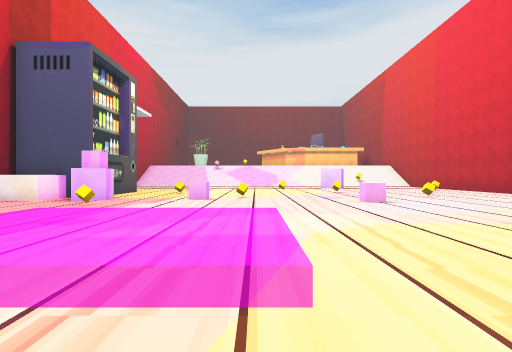
View 1 (above)

21 first-person views from a walk through a scene from a Unity 3-D project. The camera is 1.3 m above the floor, looks level and sees 75° across. The floor is counted in squares, 2 m on a side. Each view is taken from the middle of a square. On the plan, view 1 faces up. The plan holds only what a view shows up to about 10 squares ahead; the rest is blank. The place goes on beyond the plan. The player character is not drawn. Door leaves are left out, so doorways stand open. Some surface patterns are stand-ins.

View 2
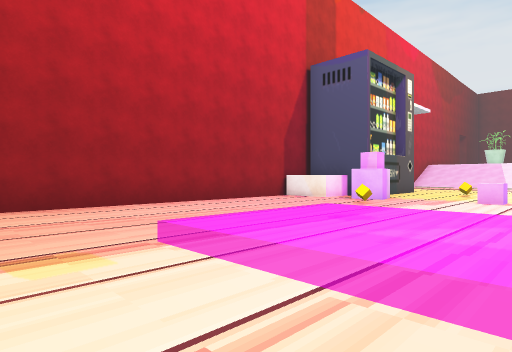

View 3
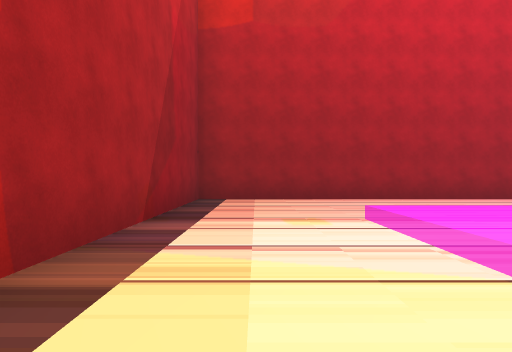

View 4
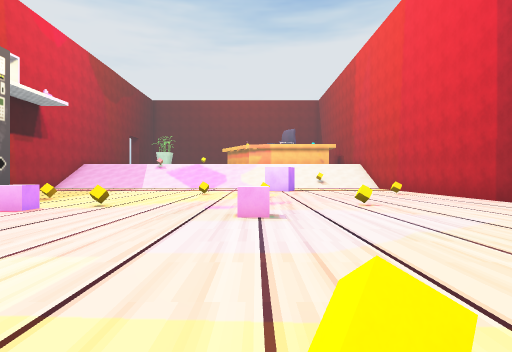

View 5
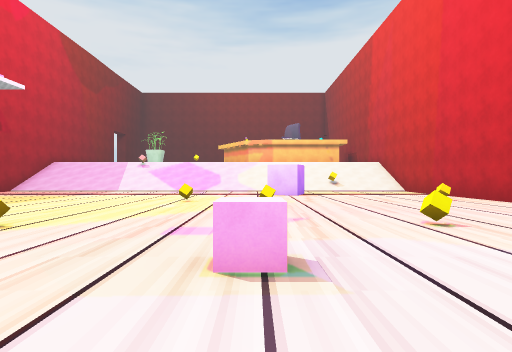

View 6
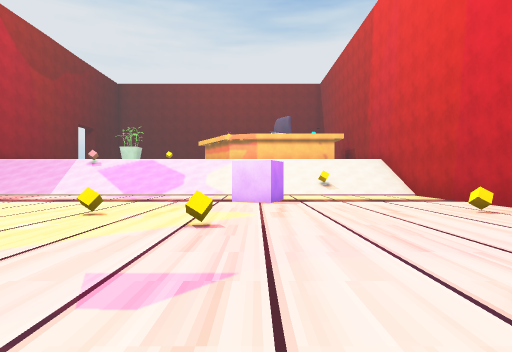

View 7
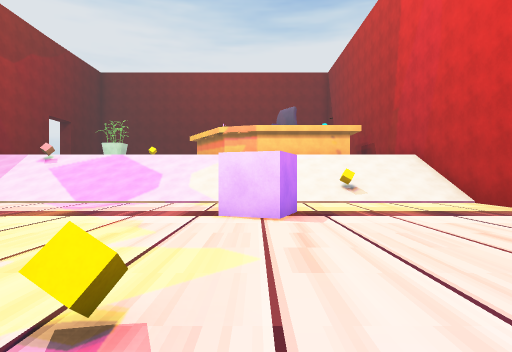

View 8
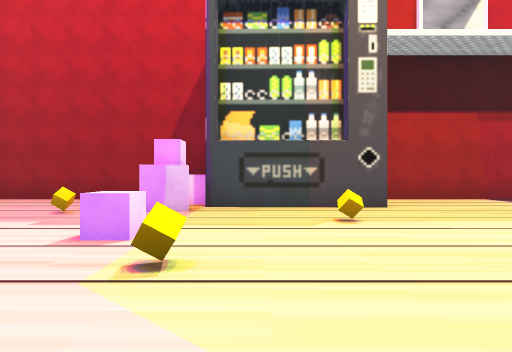

View 9
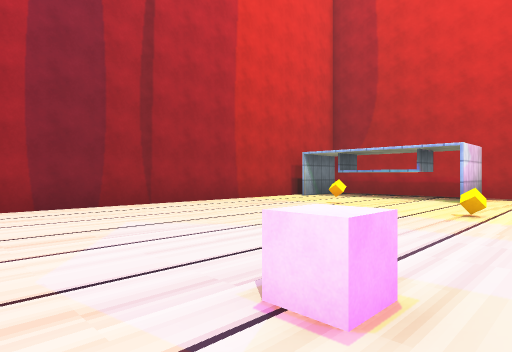

View 10
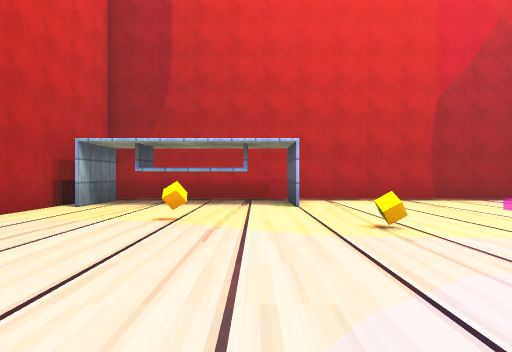

View 11
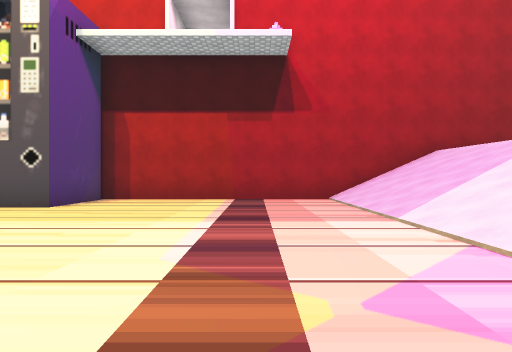

View 12
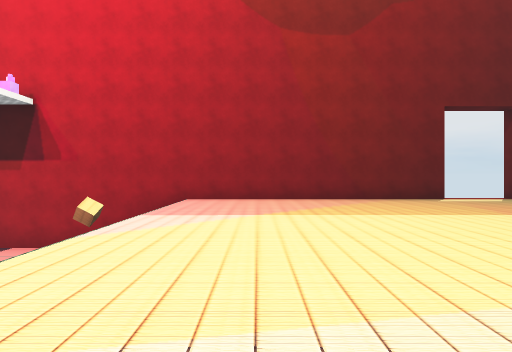

View 13
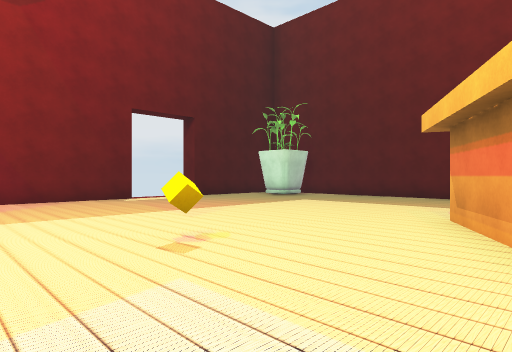

View 14
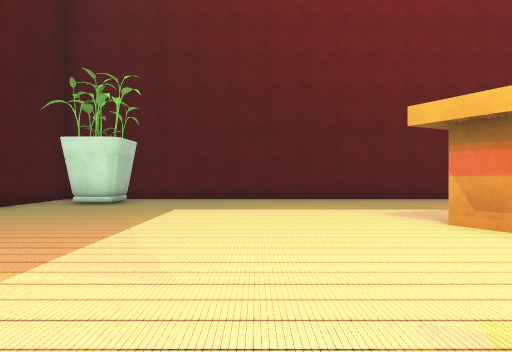

View 15
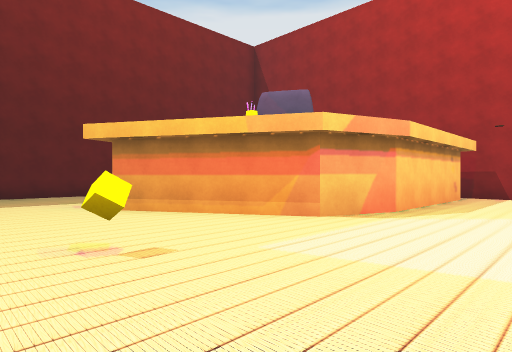

View 16
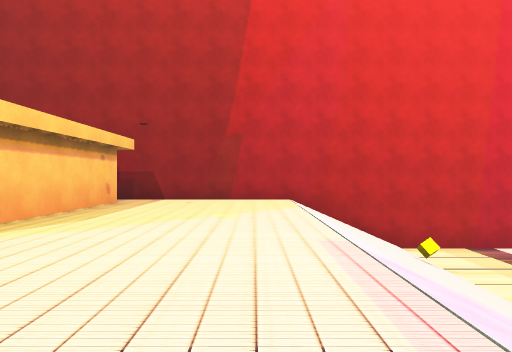

View 17
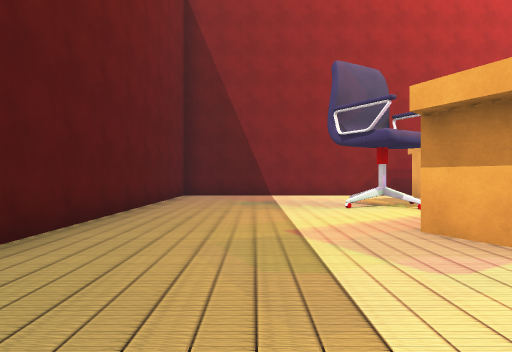

View 18
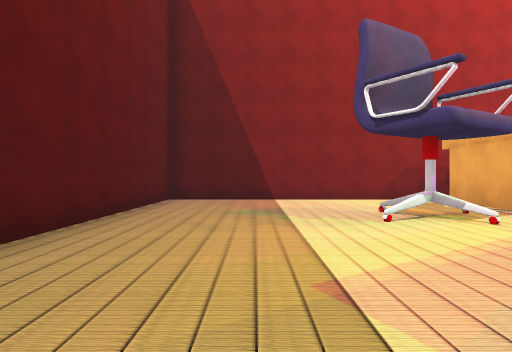

View 19
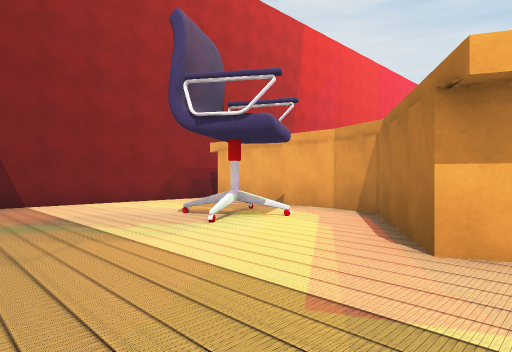

View 20
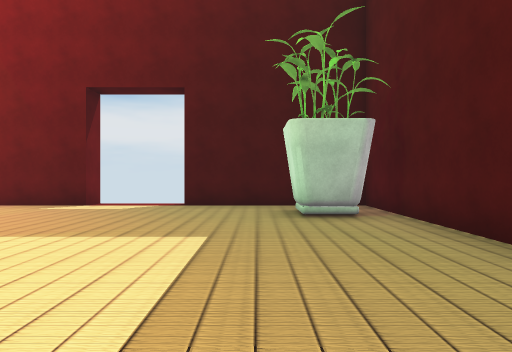

View 21
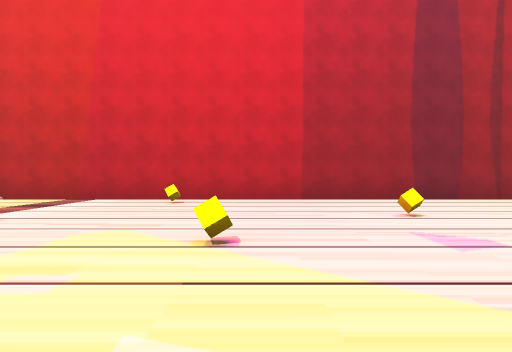

### Floor plan
Key: @ floor where view 1 was taken; # wall or solid block; x gap in a wall; . main floor; : floor 0.5 m higher than the main floor; + floor 2.75 m higher than the main floor; / step, stairs or slope; D open door; C cube; B box; O other object.
Columns run from 8 left of view 1 to 10 right of it. Each row starts with its distance up from view 1.
 37 ###################
 36 #+++++++++++++++++#
 35 #+O+++++++++++++++#
 34 #+++++++++++++++++#
 33 #+++++++++++++++++#
 32 D+++++++++#++O++++#
 31 D++++++++##++O++++#
 30 x+++++++++##++++++#
 29 #+++++++++####### #
 28 #++++++C+++###### #
 27 #+++++++++++++++++#
 26 #+++++++++++++++++#
 25 #+++++++++++++++++#
 24 #+++++++++++++++++#
 23 #////O////////////#
 22 #/////////////////#
 21 #/////////////C///#
 20 #/////////// /////#
 19 #........... .....#
 18 #...........C.....#
 17 #...........C.....#
 16 #.................#
 15 #........C......C.#
 14 #.................#
 13 ####.......C......#
 12    #.C............#
 11    #..............#
 10  ###....C....C....#
  9  BBCC.C...........#
  8 #...C......C......#
  7 #.................#
  6 #.................#
  5 #.................#
  4 #..../:::..C......#
  3 #..../:::.....C...#
  2 #..../:::.........#
  1 #...........#....##
  0 #.......@...#.##.#
 -1 #.................
 -2 ##################

Positions as (right, up) in squares from view 1, and headings:
1: (0, 0), facing up
2: (0, 0), facing up-left
3: (2, 0), facing left
4: (3, 3), facing up
5: (3, 6), facing up
6: (4, 9), facing up
7: (4, 12), facing up
8: (2, 11), facing left
9: (2, 10), facing down-right
10: (5, 8), facing down
11: (2, 18), facing left
12: (2, 25), facing left
13: (2, 26), facing up-left
14: (-2, 27), facing up
15: (-2, 25), facing up-right
16: (0, 24), facing right
17: (-2, 34), facing right
18: (0, 34), facing right
19: (1, 35), facing down-right
20: (0, 34), facing left
21: (0, 13), facing right
